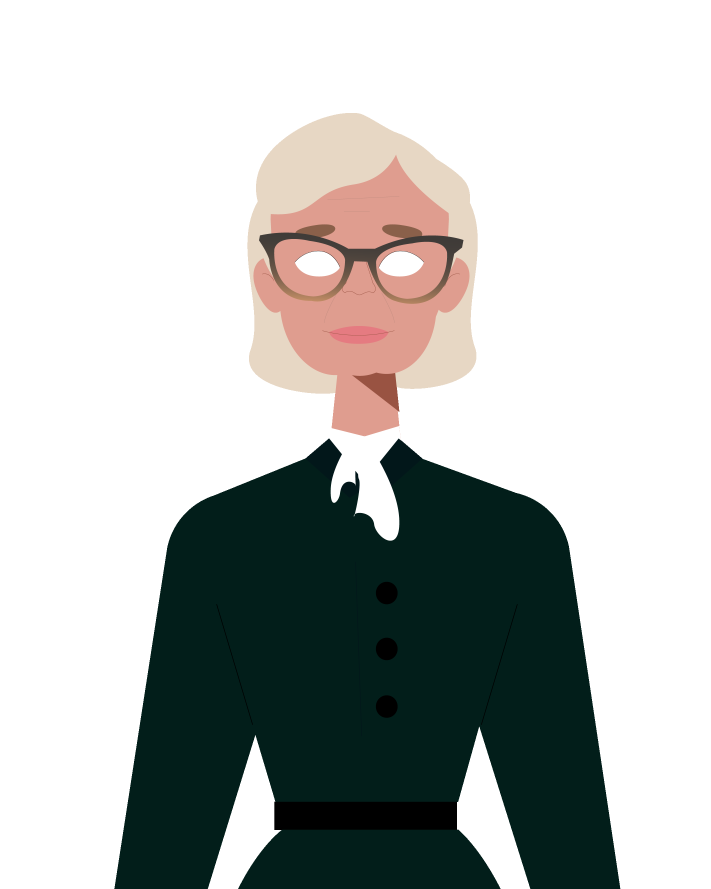
#> input picture ImagenesDisenio/graceHopper/Grace Hopper-01.png, 2133 x 2667 px, found by its file name (shown at 1/3 size)
$ python ejemplo1080p.py
#> lines starting #> are read from the running program, lines starting #| are printed output that depends on the picture
import cv2
from cv2 import waitKey
import cvzone
from collections import OrderedDict

import numpy as np
from clases import *


def superponerImagenes(img_back, imgs_front):
    final_img = img_back
    # cv2.imshow("demostracion", final_img)
    # cv2.waitKey(0)

    for img in imgs_front:
        if (imgs_front[img].mostrarse()):
            img_act = imgs_front[img].getImg()
            pos_act = imgs_front[img].getPos()

            # Para el caso del agua!!
            if (len(img_act) < 50):
                for i in range(0, len(img_act)):
                    final_img = cvzone.overlayPNG(final_img, img_act[i], pos_act)
                    # cv2.imshow("demostracion", final_img)
                    # cv2.waitKey(0)
            else:
                final_img = cvzone.overlayPNG(final_img, img_act, pos_act)
                # cv2.imshow("demostracion", final_img)
                # cv2.waitKey(0)
    return final_img

def overlay_fran(img_bg, img_front):
    for pix_X in range(0, len(img_bg)):
        for pix_Y in range(0, len(img_bg[0])):
            bool = (img_front[pix_X][pix_Y][0] == 0) and (img_front[pix_X][pix_Y][0] == 0) and (img_front[pix_X][pix_Y][0] == 0)
            if  not bool:
                img_bg[pix_X][pix_Y] = img_front[pix_X][pix_Y]

    return img_bg

# Se leen las imagenes
grace = cv2.imread('./ImagenesDisenio/graceHopper/Grace Hopper-01.png', cv2.IMREAD_UNCHANGED)
#> grace is the input picture: shape (2667, 2133, 4); mean B, G, R, A 184.6, 187.1, 183.7, 93.5
old_pix_X = len(grace[0])
#> old_pix_X = 2133
old_pix_Y = len(grace)
#> old_pix_Y = 2667
grace = cv2.resize(grace, (1080, 1920), grace)
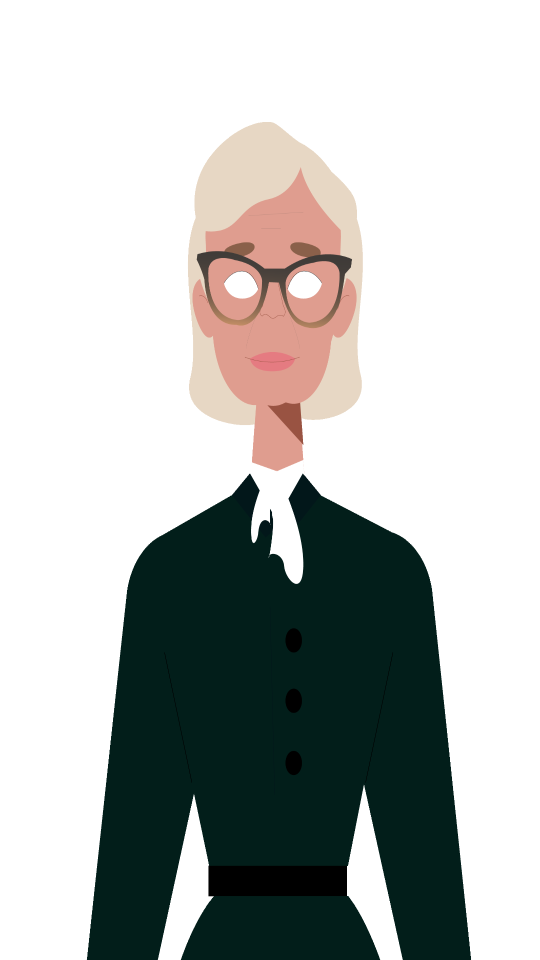
#> grace: shape (1920, 1080, 4) (shown at 1/2 size); mean B, G, R, A 184.6, 187.1, 183.7, 93.5

# Dimensiones de la pantalla
pix_Y = len(grace)
#> pix_Y = 1920
pix_X = len(grace[0])
#> pix_X = 1080

# Proporcion de cambio
propX = pix_X / old_pix_X
#> propX = 0.506
propY = pix_Y / old_pix_Y
#> propY = 0.72

img_ojos = cv2.imread('./ImagenesDisenio/graceHopper/Grace Hopper-02.png', cv2.IMREAD_UNCHANGED)
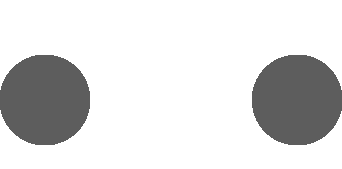
#> input picture ImagenesDisenio/graceHopper/Grace Hopper-02.png, 342 x 169 px, found by its file name
#> img_ojos is the input picture: shape (169, 342, 4); mean B, G, R, A 218.5, 218.5, 218.5, 56.3
img_ojos = cv2.resize(img_ojos, (0,0), img_ojos, propX, propY)
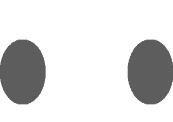
#> img_ojos: shape (122, 173, 4); mean B, G, R, A 218.6, 218.6, 218.6, 56.2

no_bg_img = cv2.imread("./ImagenesDisenio/no_bg_img.png")
#> (the run stopped early here; a loop or call above may not have finished)
